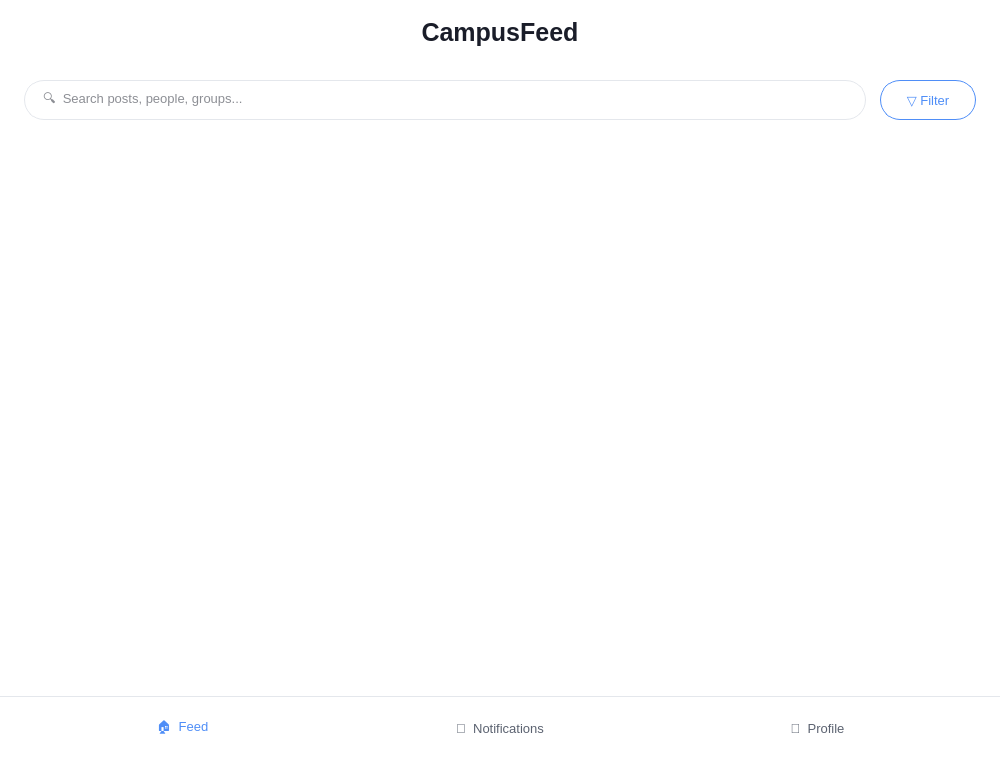
<?xml version="1.0" encoding="UTF-8"?>
<ui version="4.0">
 <class>DashBoardPage</class>
 <widget class="QWidget" name="DashBoardPage">
  <property name="geometry">
   <rect>
    <x>0</x>
    <y>0</y>
    <width>1000</width>
    <height>760</height>
   </rect>
  </property>
  <property name="windowTitle">
   <string>DashBoardPage</string>
  </property>
  <property name="autoFillBackground">
   <bool>true</bool>
  </property>
  <property name="styleSheet">
   <string notr="true">QWidget#DashBoardPage {
    background-color: #FFFFFF;
}</string>
  </property>
  <layout class="QVBoxLayout" name="mainVerticalLayout">
   <property name="spacing">
    <number>16</number>
   </property>
   <property name="leftMargin">
    <number>0</number>
   </property>
   <property name="topMargin">
    <number>0</number>
   </property>
   <property name="rightMargin">
    <number>0</number>
   </property>
   <property name="bottomMargin">
    <number>0</number>
   </property>
   <item>
    <widget class="QWidget" name="headerWidget" native="true">
     <property name="minimumSize">
      <size>
       <width>0</width>
       <height>56</height>
      </size>
     </property>
     <property name="maximumSize">
      <size>
       <width>16777215</width>
       <height>56</height>
      </size>
     </property>
     <property name="styleSheet">
      <string notr="true">background-color: #FFFFFF; border: none;</string>
     </property>
     <layout class="QVBoxLayout" name="headerLayout">
      <property name="leftMargin">
       <number>24</number>
      </property>
      <property name="topMargin">
       <number>16</number>
      </property>
      <property name="rightMargin">
       <number>24</number>
      </property>
      <property name="bottomMargin">
       <number>8</number>
      </property>
      <item>
       <widget class="QLabel" name="titleLabel">
        <property name="font">
         <font>
          <family>Segoe UI</family>
          <pointsize>19</pointsize>
          <bold>true</bold>
         </font>
        </property>
        <property name="styleSheet">
         <string notr="true">color: #1A1D29; background-color: transparent; border: none;</string>
        </property>
        <property name="text">
         <string>CampusFeed</string>
        </property>
        <property name="alignment">
         <set>Qt::AlignCenter</set>
        </property>
       </widget>
      </item>
     </layout>
    </widget>
   </item>
   <item>
    <widget class="QWidget" name="searchSectionWidget" native="true">
     <property name="minimumSize">
      <size>
       <width>0</width>
       <height>64</height>
      </size>
     </property>
     <property name="maximumSize">
      <size>
       <width>16777215</width>
       <height>64</height>
      </size>
     </property>
     <property name="styleSheet">
      <string notr="true">background-color: #FFFFFF; border: none;</string>
     </property>
     <layout class="QHBoxLayout" name="searchSectionLayout">
      <property name="spacing">
       <number>14</number>
      </property>
      <property name="leftMargin">
       <number>24</number>
      </property>
      <property name="topMargin">
       <number>8</number>
      </property>
      <property name="rightMargin">
       <number>24</number>
      </property>
      <property name="bottomMargin">
       <number>16</number>
      </property>
      <item>
       <widget class="QLineEdit" name="searchLineEdit">
        <property name="minimumSize">
         <size>
          <width>0</width>
          <height>40</height>
         </size>
        </property>
        <property name="maximumSize">
         <size>
          <width>16777215</width>
          <height>40</height>
         </size>
        </property>
        <property name="font">
         <font>
          <family>Segoe UI</family>
          <pointsize>10</pointsize>
         </font>
        </property>
        <property name="styleSheet">
         <string notr="true">QLineEdit {
    border: 1px solid #E4E7EC;
    border-radius: 20px;
    padding-left: 16px;
    padding-right: 14px;
    background-color: #FFFFFF;
    color: #1A1D29;
}
QLineEdit:focus {
    border: 1px solid #4F8EF7;
}</string>
        </property>
        <property name="placeholderText">
         <string>🔍  Search posts, people, groups...</string>
        </property>
       </widget>
      </item>
      <item>
       <widget class="QPushButton" name="filterButton">
        <property name="minimumSize">
         <size>
          <width>96</width>
          <height>40</height>
         </size>
        </property>
        <property name="maximumSize">
         <size>
          <width>96</width>
          <height>40</height>
         </size>
        </property>
        <property name="sizePolicy">
         <sizepolicy hsizetype="Fixed" vsizetype="Fixed">
          <horstretch>0</horstretch>
          <verstretch>0</verstretch>
         </sizepolicy>
        </property>
        <property name="cursor">
         <cursorShape>PointingHandCursor</cursorShape>
        </property>
        <property name="font">
         <font>
          <family>Segoe UI</family>
          <pointsize>10</pointsize>
         </font>
        </property>
        <property name="styleSheet">
         <string notr="true">QPushButton {
    border: 1px solid #4F8EF7;
    border-radius: 20px;
    background-color: #FFFFFF;
    color: #4F8EF7;
}
QPushButton:hover {
    background-color: #EAF2FF;
}
QPushButton:pressed {
    background-color: #DCE9FE;
}</string>
        </property>
        <property name="text">
         <string>▽ Filter</string>
        </property>
       </widget>
      </item>
     </layout>
    </widget>
   </item>
   <item>
    <widget class="QScrollArea" name="feedScrollArea">
     <property name="sizePolicy">
      <sizepolicy hsizetype="Expanding" vsizetype="Expanding">
       <horstretch>0</horstretch>
       <verstretch>1</verstretch>
      </sizepolicy>
     </property>
     <property name="autoFillBackground">
      <bool>true</bool>
     </property>
     <property name="styleSheet">
      <string notr="true">QScrollArea {
    background-color: #FFFFFF;
    border: none;
}
QScrollArea > QWidget {
    background-color: #FFFFFF;
    border: none;
}
QScrollArea > QWidget > QWidget {
    background-color: #FFFFFF;
    border: none;
}
QAbstractScrollArea::viewport {
    background-color: #FFFFFF;
    border: none;
}
QScrollBar:vertical {
    background: transparent;
    width: 8px;
    margin: 0px;
}
QScrollBar::handle:vertical {
    background: #D7DCE5;
    border-radius: 4px;
    min-height: 24px;
}
QScrollBar::handle:vertical:hover {
    background: #BFC6D2;
}
QScrollBar::add-line:vertical, QScrollBar::sub-line:vertical {
    height: 0px;
}</string>
     </property>
     <property name="frameShape">
      <enum>QFrame::NoFrame</enum>
     </property>
     <property name="verticalScrollBarPolicy">
      <enum>Qt::ScrollBarAsNeeded</enum>
     </property>
     <property name="horizontalScrollBarPolicy">
      <enum>Qt::ScrollBarAlwaysOff</enum>
     </property>
     <property name="widgetResizable">
      <bool>true</bool>
     </property>
     <widget class="QWidget" name="scrollAreaWidgetContents">
      <property name="geometry">
       <rect>
        <x>0</x>
        <y>0</y>
        <width>952</width>
        <height>560</height>
       </rect>
      </property>
      <property name="autoFillBackground">
       <bool>true</bool>
      </property>
      <property name="styleSheet">
       <string notr="true">background-color: #FFFFFF; border: none;</string>
      </property>
      <layout class="QVBoxLayout" name="feedLayout">
       <property name="spacing">
        <number>16</number>
       </property>
       <property name="leftMargin">
        <number>24</number>
       </property>
       <property name="topMargin">
        <number>8</number>
       </property>
       <property name="rightMargin">
        <number>24</number>
       </property>
       <property name="bottomMargin">
        <number>16</number>
       </property>
      </layout>
     </widget>
    </widget>
   </item>
   <item>
    <widget class="QWidget" name="bottomNavWidget" native="true">
     <property name="minimumSize">
      <size>
       <width>0</width>
       <height>64</height>
      </size>
     </property>
     <property name="maximumSize">
      <size>
       <width>16777215</width>
       <height>64</height>
      </size>
     </property>
     <property name="styleSheet">
      <string notr="true">QWidget#bottomNavWidget {
    background-color: #FFFFFF;
    border: none;
    border-top: 1px solid #E4E7EC;
}</string>
     </property>
     <layout class="QHBoxLayout" name="bottomNavLayout">
      <property name="spacing">
       <number>0</number>
      </property>
      <property name="leftMargin">
       <number>24</number>
      </property>
      <property name="topMargin">
       <number>0</number>
      </property>
      <property name="rightMargin">
       <number>24</number>
      </property>
      <property name="bottomMargin">
       <number>0</number>
      </property>
      <item>
       <widget class="QPushButton" name="btnFeed">
        <property name="sizePolicy">
         <sizepolicy hsizetype="Expanding" vsizetype="Expanding">
          <horstretch>1</horstretch>
          <verstretch>0</verstretch>
         </sizepolicy>
        </property>
        <property name="minimumSize">
         <size>
          <width>0</width>
          <height>64</height>
         </size>
        </property>
        <property name="cursor">
         <cursorShape>PointingHandCursor</cursorShape>
        </property>
        <property name="font">
         <font>
          <family>Segoe UI</family>
          <pointsize>10</pointsize>
         </font>
        </property>
        <property name="styleSheet">
         <string notr="true">QPushButton {
    background-color: transparent;
    color: #4F8EF7;
    border: none;
}
QPushButton:hover {
    background-color: #F5F8FF;
}</string>
        </property>
        <property name="text">
         <string>🏠  Feed</string>
        </property>
        <property name="flat">
         <bool>true</bool>
        </property>
       </widget>
      </item>
      <item>
       <widget class="QPushButton" name="btnNotifications">
        <property name="sizePolicy">
         <sizepolicy hsizetype="Expanding" vsizetype="Expanding">
          <horstretch>1</horstretch>
          <verstretch>0</verstretch>
         </sizepolicy>
        </property>
        <property name="minimumSize">
         <size>
          <width>0</width>
          <height>64</height>
         </size>
        </property>
        <property name="cursor">
         <cursorShape>PointingHandCursor</cursorShape>
        </property>
        <property name="font">
         <font>
          <family>Segoe UI</family>
          <pointsize>10</pointsize>
         </font>
        </property>
        <property name="styleSheet">
         <string notr="true">QPushButton {
    background-color: transparent;
    color: #5B6270;
    border: none;
}
QPushButton:hover {
    background-color: #F5F6F8;
}</string>
        </property>
        <property name="text">
         <string>🔔  Notifications</string>
        </property>
        <property name="flat">
         <bool>true</bool>
        </property>
       </widget>
      </item>
      <item>
       <widget class="QPushButton" name="btnProfile">
        <property name="sizePolicy">
         <sizepolicy hsizetype="Expanding" vsizetype="Expanding">
          <horstretch>1</horstretch>
          <verstretch>0</verstretch>
         </sizepolicy>
        </property>
        <property name="minimumSize">
         <size>
          <width>0</width>
          <height>64</height>
         </size>
        </property>
        <property name="cursor">
         <cursorShape>PointingHandCursor</cursorShape>
        </property>
        <property name="font">
         <font>
          <family>Segoe UI</family>
          <pointsize>10</pointsize>
         </font>
        </property>
        <property name="styleSheet">
         <string notr="true">QPushButton {
    background-color: transparent;
    color: #5B6270;
    border: none;
}
QPushButton:hover {
    background-color: #F5F6F8;
}</string>
        </property>
        <property name="text">
         <string>👤  Profile</string>
        </property>
        <property name="flat">
         <bool>true</bool>
        </property>
       </widget>
      </item>
     </layout>
    </widget>
   </item>
  </layout>
 </widget>
 <resources/>
 <connections/>
</ui>
